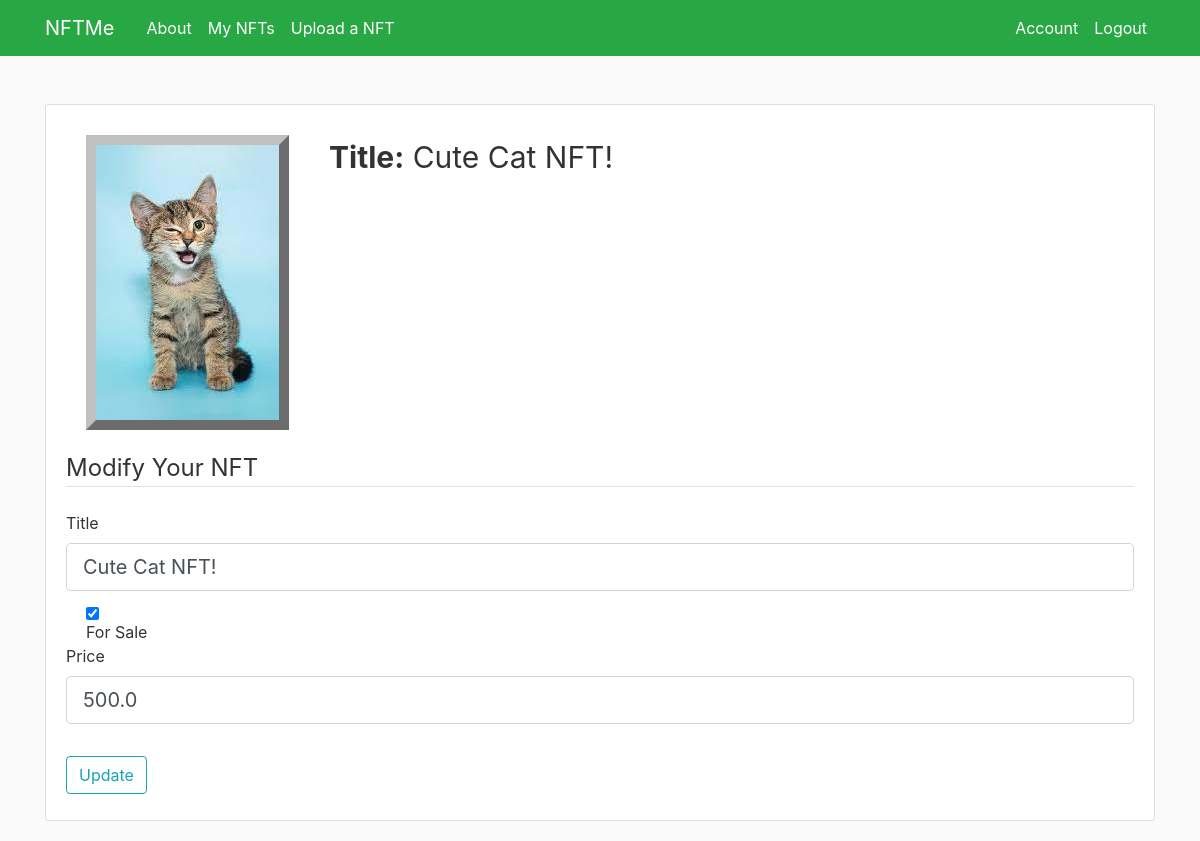
/modify/3 (signed in), run on an earlier commit of the app's database.
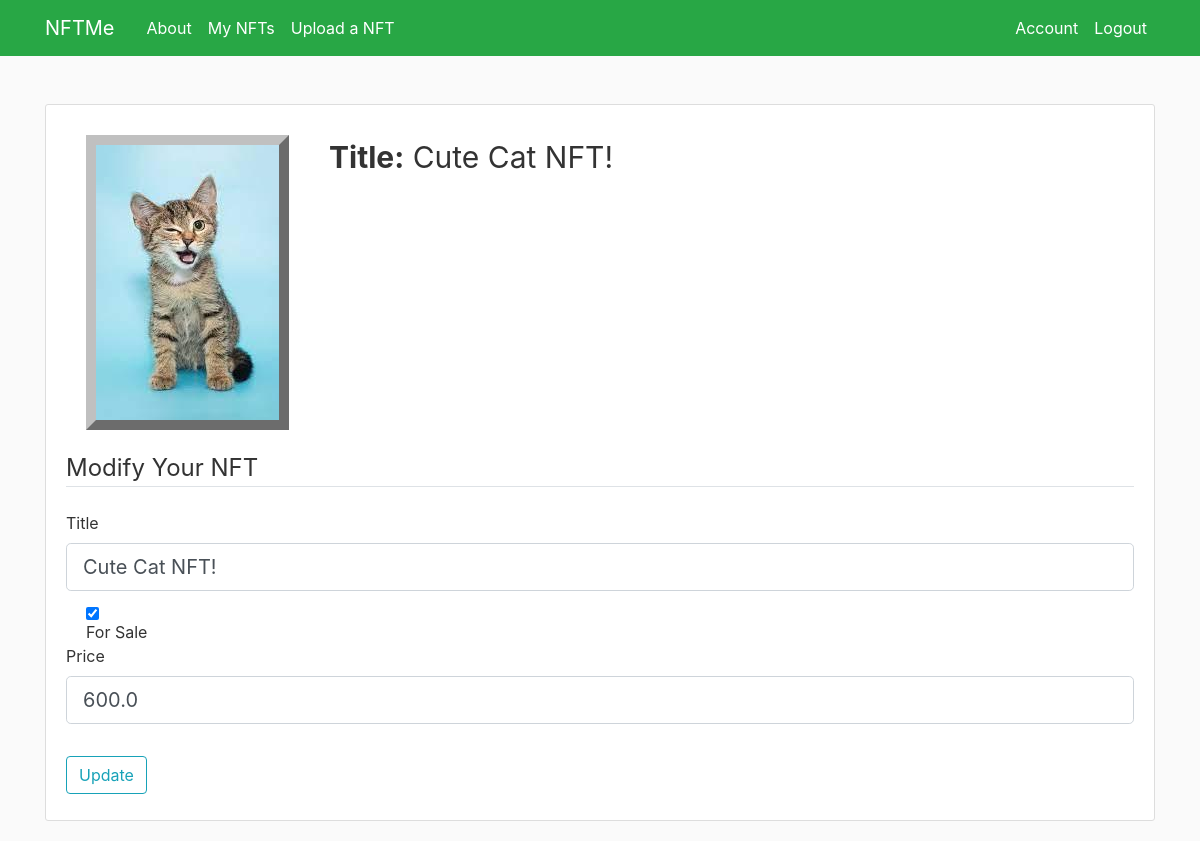
And on a later commit of the database.
### NFTMe/models.py (models this page shows)
class UserNFT(db.Model):
    id = db.Column(db.Integer, primary_key=True)
    title = db.Column(db.String(100), nullable=False)
    nft_image = db.Column(db.String(100), nullable=False)
    status = db.Column(db.Integer, nullable=False, default=0)
    price = db.Column(db.Float, nullable=False, default=100000000)
    timestamp = db.Column(db.DateTime())
    user_id = db.Column(db.Integer, db.ForeignKey("user.id"), nullable=False)
    username = db.Column(db.String(40), nullable=False)

### NFTMe/routes.py (the view)
@app.route("/modify/<string:nft_id>", methods=["GET", "POST"])
@login_required
def modify(nft_id):
    user = current_user
    nft = UserNFT.query.get(nft_id)
    form = ModifyNFTForm()
    if form.validate_on_submit():
        if form.price.data:
            nft.price = form.price.data
        if form.title.data:
            nft.title = form.title.data
        if form.status.data != nft.status:
            nft.status = form.status.data
        db.session.commit()
        flash("NFT Successfully Updated.", "success")
        return redirect(url_for("home"))
    elif request.method == "GET":
        form.title.data = nft.title
        form.status.data = nft.status
        form.price.data = nft.price
    return render_template("modify.html", title="Modify your NFT", nft=nft, form=form)

### NFTMe/forms.py
class ModifyNFTForm(FlaskForm):
    title = StringField(
        "Title",
        validators=[
            Length(min=2, max=100, message="(Must be less than 20 characters.)")
        ],
    )
    price = FloatField(
        "Price",
        validators=[
            NumberRange(
                min=0,
                max=100000000,
                message="(Must be less than $100,000,000. Enter without $ sign or commas.)",
            )
        ],
    )
    status = BooleanField("For Sale")
    submit = SubmitField("Update")

### NFTMe/models.py (called while the page is built)
@login_manager.user_loader
def load_user(user_id):
    return User.query.get(int(user_id))

### NFTMe/templates/modify.html (shortened to what this page needs)
{% extends "layout.html" %}
{% block content %}
<div class="content-section">
   <div class="media">
      <div style="text-align:left; float:left; display:flex; flex-direction: row;">
         <img style="margin: 20px; border:10px outset silver;" src="/static/nfts/{{nft.nft_image}}" alt=NFT" />
         <div style="padding: 20px">
            <p style="font-size: 30px"><strong>Title:</strong> {{nft.title}}</p>
         </div>
      </div>
   </div>
   <form method="POST" action="" enctype="multipart/form-data">
      <fieldset class="form-group">
         <legend class="border-bottom mb-4">Modify Your NFT</legend>
         <div class="form-group">
            {{ form.title.label(class="form-control-label") }}
            {% if form.title.errors %}
            {{ form.title(class="form-control form-control-lg is-invalid") }}
            <div class="invalid-feedback">
               {% for error in form.title.errors %}
               <span>{{ error }}</span>
               {% endfor %}
            </div>
            {% else %}
            {{ form.title(class="form-control form-control-lg") }}
            {% endif %}
         </div>
         <div class="form-check">
            {{ form.status(class="form-check") }}
            {{ form.status.label(class="form-check-label") }}
         </div>
         <div class="form-group" >
            {{ form.price.label(class="form-control-label") }}
            {% if form.price.errors %}
            {{ form.price(class="form-control form-control-lg is-invalid") }}
            <div class="invalid-feedback">
               {% for error in form.price.errors %}
               <span>{{ error }}</span>
               {% endfor %}
            </div>
            {% else %}
            {{ form.price(class="form-control form-control-lg") }}
            {% endif %}
         </div>
      </fieldset>
      <div class="form-group">
         {{ form.submit(class="btn btn-outline-info") }}
      </div>
   </form>
</div>
{% endblock content %}

What changed in the data, as far as the page shows it:
changed UserNFT "Cute Cat NFT!": price "500.0" → "600.0"
